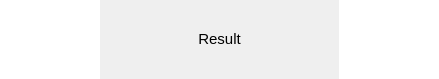
<?xml version="1.0" encoding="UTF-8"?>
<ui version="4.0">
 <class>Result</class>
 <widget class="QDialog" name="Result">
  <property name="geometry">
   <rect>
    <x>0</x>
    <y>0</y>
    <width>439</width>
    <height>79</height>
   </rect>
  </property>
  <property name="sizePolicy">
   <sizepolicy hsizetype="Preferred" vsizetype="Preferred">
    <horstretch>0</horstretch>
    <verstretch>0</verstretch>
   </sizepolicy>
  </property>
  <property name="font">
   <font>
    <pointsize>11</pointsize>
   </font>
  </property>
  <property name="acceptDrops">
   <bool>false</bool>
  </property>
  <property name="windowTitle">
   <string>Rule</string>
  </property>
  <layout class="QHBoxLayout" name="horizontalLayout">
   <property name="spacing">
    <number>6</number>
   </property>
   <property name="leftMargin">
    <number>0</number>
   </property>
   <property name="topMargin">
    <number>0</number>
   </property>
   <property name="rightMargin">
    <number>0</number>
   </property>
   <property name="bottomMargin">
    <number>0</number>
   </property>
   <item>
    <widget class="QPushButton" name="featureID1">
     <property name="sizePolicy">
      <sizepolicy hsizetype="Fixed" vsizetype="Minimum">
       <horstretch>0</horstretch>
       <verstretch>0</verstretch>
      </sizepolicy>
     </property>
     <property name="minimumSize">
      <size>
       <width>100</width>
       <height>0</height>
      </size>
     </property>
     <property name="autoFillBackground">
      <bool>false</bool>
     </property>
     <property name="styleSheet">
      <string notr="true">
            QPushButton {background-color: #ffffff;border: 0px;}
            QPushButton:hover {background-color: rgb(211, 215, 207);}
          </string>
     </property>
     <property name="text">
      <string/>
     </property>
     <property name="flat">
      <bool>false</bool>
     </property>
    </widget>
   </item>
   <item>
    <widget class="QLabel" name="resultLabel">
     <property name="sizePolicy">
      <sizepolicy hsizetype="Preferred" vsizetype="Maximum">
       <horstretch>0</horstretch>
       <verstretch>0</verstretch>
      </sizepolicy>
     </property>
     <property name="text">
      <string>Result</string>
     </property>
     <property name="alignment">
      <set>Qt::AlignCenter</set>
     </property>
    </widget>
   </item>
   <item>
    <widget class="QPushButton" name="featureID2">
     <property name="sizePolicy">
      <sizepolicy hsizetype="Fixed" vsizetype="Minimum">
       <horstretch>0</horstretch>
       <verstretch>0</verstretch>
      </sizepolicy>
     </property>
     <property name="minimumSize">
      <size>
       <width>100</width>
       <height>0</height>
      </size>
     </property>
     <property name="font">
      <font>
       <pointsize>11</pointsize>
       <italic>false</italic>
       <kerning>true</kerning>
      </font>
     </property>
     <property name="layoutDirection">
      <enum>Qt::LeftToRight</enum>
     </property>
     <property name="autoFillBackground">
      <bool>false</bool>
     </property>
     <property name="styleSheet">
      <string notr="true">
            QPushButton {background-color: #ffffff;border: 0px;}
            QPushButton:hover {background-color: rgb(211, 215, 207);}
          </string>
     </property>
     <property name="text">
      <string/>
     </property>
     <property name="autoRepeat">
      <bool>false</bool>
     </property>
     <property name="autoExclusive">
      <bool>false</bool>
     </property>
     <property name="default">
      <bool>false</bool>
     </property>
     <property name="flat">
      <bool>false</bool>
     </property>
    </widget>
   </item>
  </layout>
 </widget>
 <resources/>
 <connections/>
</ui>
